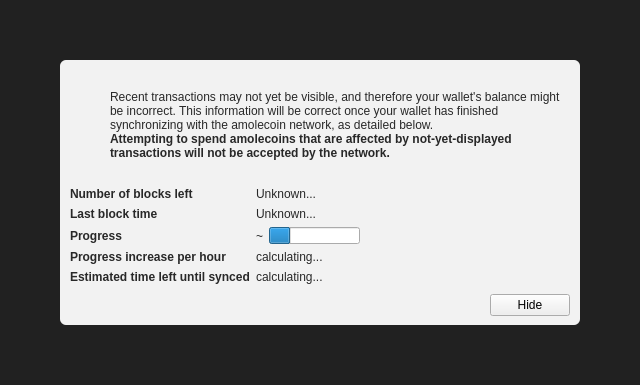
<?xml version="1.0" encoding="UTF-8"?>
<ui version="4.0">
 <class>ModalOverlay</class>
 <widget class="ModalOverlay" name="ModalOverlay">
  <property name="geometry">
   <rect>
    <x>0</x>
    <y>0</y>
    <width>640</width>
    <height>385</height>
   </rect>
  </property>
  <property name="windowTitle">
   <string>Form</string>
  </property>
  <layout class="QVBoxLayout" name="verticalLayout" stretch="0">
   <property name="sizeConstraint">
    <enum>QLayout::SetDefaultConstraint</enum>
   </property>
   <property name="leftMargin">
    <number>0</number>
   </property>
   <property name="topMargin">
    <number>0</number>
   </property>
   <property name="rightMargin">
    <number>0</number>
   </property>
   <property name="bottomMargin">
    <number>0</number>
   </property>
   <item>
    <widget class="QWidget" name="bgWidget" native="true">
     <property name="styleSheet">
      <string notr="true">#bgWidget { background: rgba(0,0,0,220); }</string>
     </property>
     <layout class="QVBoxLayout" name="verticalLayoutMain" stretch="1">
      <property name="leftMargin">
       <number>60</number>
      </property>
      <property name="topMargin">
       <number>60</number>
      </property>
      <property name="rightMargin">
       <number>60</number>
      </property>
      <property name="bottomMargin">
       <number>60</number>
      </property>
      <item>
       <widget class="QWidget" name="contentWidget" native="true">
        <property name="styleSheet">
         <string notr="true">#contentWidget { background: rgba(255,255,255,240); border-radius: 6px; }

QLabel { color: rgb(40,40,40);  }</string>
        </property>
        <layout class="QVBoxLayout" name="verticalLayoutSub" stretch="1,0,0,0">
         <property name="spacing">
          <number>0</number>
         </property>
         <property name="leftMargin">
          <number>10</number>
         </property>
         <property name="topMargin">
          <number>10</number>
         </property>
         <property name="rightMargin">
          <number>10</number>
         </property>
         <property name="bottomMargin">
          <number>10</number>
         </property>
         <item>
          <layout class="QHBoxLayout" name="horizontalLayoutIconText" stretch="0,1">
           <property name="topMargin">
            <number>20</number>
           </property>
           <item>
            <layout class="QVBoxLayout" name="verticalLayoutIcon">
             <property name="leftMargin">
              <number>0</number>
             </property>
             <item>
              <widget class="QPushButton" name="warningIcon">
               <property name="enabled">
                <bool>false</bool>
               </property>
               <property name="text">
                <string/>
               </property>
               <property name="icon">
                <iconset>
                 <normaloff>:/icons/warning</normaloff>
                 <disabledoff>:/icons/warning</disabledoff>:/icons/warning</iconset>
               </property>
               <property name="iconSize">
                <size>
                 <width>48</width>
                 <height>48</height>
                </size>
               </property>
               <property name="flat">
                <bool>true</bool>
               </property>
              </widget>
             </item>
             <item>
              <spacer name="verticalSpacerWarningIcon">
               <property name="orientation">
                <enum>Qt::Vertical</enum>
               </property>
               <property name="sizeHint" stdset="0">
                <size>
                 <width>20</width>
                 <height>40</height>
                </size>
               </property>
              </spacer>
             </item>
            </layout>
           </item>
           <item>
            <layout class="QVBoxLayout" name="verticalLayoutInfoText">
             <property name="leftMargin">
              <number>0</number>
             </property>
             <property name="topMargin">
              <number>0</number>
             </property>
             <item>
              <widget class="QLabel" name="infoText">
               <property name="text">
                <string>Recent transactions may not yet be visible, and therefore your wallet's balance might be incorrect. This information will be correct once your wallet has finished synchronizing with the amolecoin network, as detailed below.</string>
               </property>
               <property name="textFormat">
                <enum>Qt::RichText</enum>
               </property>
               <property name="wordWrap">
                <bool>true</bool>
               </property>
              </widget>
             </item>
             <item>
              <widget class="QLabel" name="infoTextStrong">
               <property name="font">
                <font>
                 <weight>75</weight>
                 <bold>true</bold>
                </font>
               </property>
               <property name="text">
                <string>Attempting to spend amolecoins that are affected by not-yet-displayed transactions will not be accepted by the network.</string>
               </property>
               <property name="textFormat">
                <enum>Qt::RichText</enum>
               </property>
               <property name="wordWrap">
                <bool>true</bool>
               </property>
              </widget>
             </item>
             <item>
              <spacer name="verticalSpacerInTextSpace">
               <property name="orientation">
                <enum>Qt::Vertical</enum>
               </property>
               <property name="sizeHint" stdset="0">
                <size>
                 <width>20</width>
                 <height>40</height>
                </size>
               </property>
              </spacer>
             </item>
            </layout>
           </item>
          </layout>
         </item>
         <item>
          <spacer name="verticalSpacerAfterText">
           <property name="orientation">
            <enum>Qt::Vertical</enum>
           </property>
           <property name="sizeHint" stdset="0">
            <size>
             <width>20</width>
             <height>40</height>
            </size>
           </property>
          </spacer>
         </item>
         <item>
          <layout class="QFormLayout" name="formLayout">
           <property name="fieldGrowthPolicy">
            <enum>QFormLayout::FieldsStayAtSizeHint</enum>
           </property>
           <property name="horizontalSpacing">
            <number>6</number>
           </property>
           <property name="verticalSpacing">
            <number>6</number>
           </property>
           <property name="topMargin">
            <number>10</number>
           </property>
           <item row="0" column="0">
            <widget class="QLabel" name="labelNumberOfBlocksLeft">
             <property name="font">
              <font>
               <weight>75</weight>
               <bold>true</bold>
              </font>
             </property>
             <property name="text">
              <string>Number of blocks left</string>
             </property>
            </widget>
           </item>
           <item row="0" column="1">
            <widget class="QLabel" name="numberOfBlocksLeft">
             <property name="text">
              <string>Unknown...</string>
             </property>
            </widget>
           </item>
           <item row="1" column="0">
            <widget class="QLabel" name="labelLastBlockTime">
             <property name="font">
              <font>
               <weight>75</weight>
               <bold>true</bold>
              </font>
             </property>
             <property name="text">
              <string>Last block time</string>
             </property>
            </widget>
           </item>
           <item row="1" column="1">
            <widget class="QLabel" name="newestBlockDate">
             <property name="sizePolicy">
              <sizepolicy hsizetype="Maximum" vsizetype="Preferred">
               <horstretch>0</horstretch>
               <verstretch>0</verstretch>
              </sizepolicy>
             </property>
             <property name="text">
              <string>Unknown...</string>
             </property>
            </widget>
           </item>
           <item row="2" column="0">
            <widget class="QLabel" name="labelSyncDone">
             <property name="font">
              <font>
               <weight>75</weight>
               <bold>true</bold>
              </font>
             </property>
             <property name="text">
              <string>Progress</string>
             </property>
            </widget>
           </item>
           <item row="2" column="1">
            <layout class="QHBoxLayout" name="horizontalLayoutSync" stretch="0,1">
             <item>
              <widget class="QLabel" name="percentageProgress">
               <property name="text">
                <string notr="true">~</string>
               </property>
              </widget>
             </item>
             <item>
              <widget class="QProgressBar" name="progressBar">
               <property name="value">
                <number>24</number>
               </property>
               <property name="format">
                <string/>
               </property>
              </widget>
             </item>
            </layout>
           </item>
           <item row="4" column="0">
            <widget class="QLabel" name="labelProgressIncrease">
             <property name="font">
              <font>
               <weight>75</weight>
               <bold>true</bold>
              </font>
             </property>
             <property name="text">
              <string>Progress increase per hour</string>
             </property>
            </widget>
           </item>
           <item row="4" column="1">
            <widget class="QLabel" name="progressIncreasePerH">
             <property name="text">
              <string>calculating...</string>
             </property>
            </widget>
           </item>
           <item row="5" column="0">
            <widget class="QLabel" name="labelEstimatedTimeLeft">
             <property name="font">
              <font>
               <weight>75</weight>
               <bold>true</bold>
              </font>
             </property>
             <property name="text">
              <string>Estimated time left until synced</string>
             </property>
            </widget>
           </item>
           <item row="5" column="1">
            <widget class="QLabel" name="expectedTimeLeft">
             <property name="text">
              <string>calculating...</string>
             </property>
            </widget>
           </item>
          </layout>
         </item>
         <item>
          <layout class="QHBoxLayout" name="horizontalLayoutButtons">
           <property name="leftMargin">
            <number>10</number>
           </property>
           <property name="topMargin">
            <number>10</number>
           </property>
           <item>
            <spacer name="horizontalSpacer">
             <property name="orientation">
              <enum>Qt::Horizontal</enum>
             </property>
             <property name="sizeHint" stdset="0">
              <size>
               <width>40</width>
               <height>20</height>
              </size>
             </property>
            </spacer>
           </item>
           <item>
            <widget class="QPushButton" name="closeButton">
             <property name="text">
              <string>Hide</string>
             </property>
            </widget>
           </item>
          </layout>
         </item>
        </layout>
       </widget>
      </item>
     </layout>
    </widget>
   </item>
  </layout>
 </widget>
 <customwidgets>
  <customwidget>
   <class>ModalOverlay</class>
   <extends>QWidget</extends>
   <header>qt/modaloverlay.h</header>
   <container>1</container>
  </customwidget>
 </customwidgets>
 <resources/>
 <connections/>
</ui>
